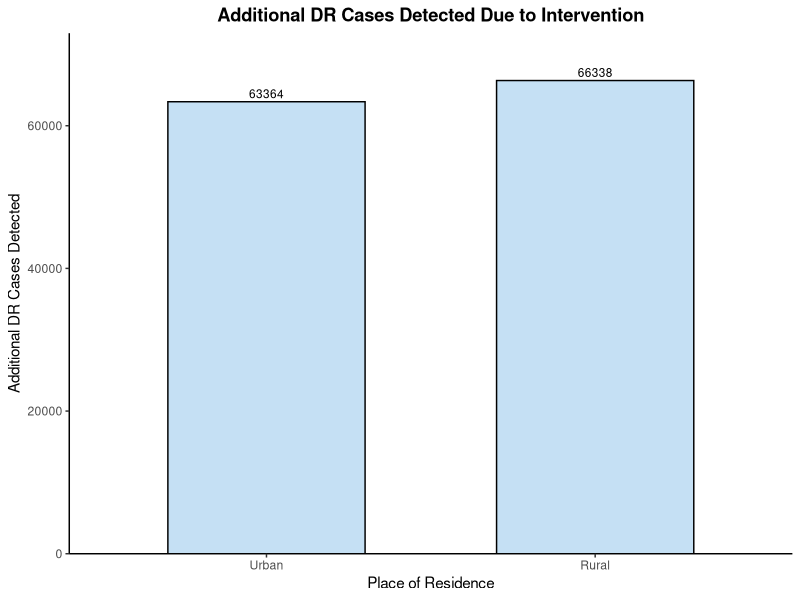
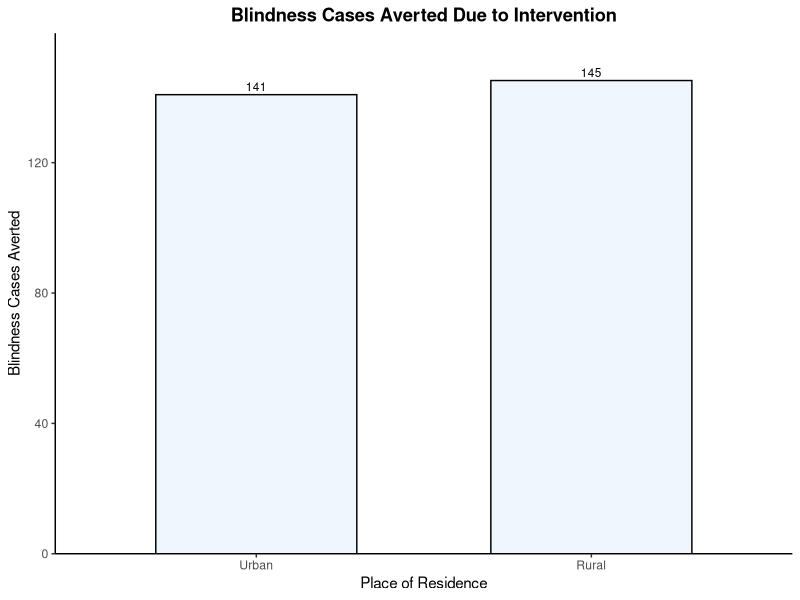

R code for these plots, in order:
#health benefit calculation and disaggregation by urban/rural sector 
#cases of DR detected and cases of blindness averted due to intervention
input <- read.csv("input table new.csv")
input$Parameters <- trimws(input$Parameters)
input$Value <- as.numeric(gsub(",", "", input$Value)) 
get_val <- function(name) input$Value[input$Parameters == name]
scale_to_target_pop <- get_val("target_pop") / get_val("pop")
plain_number <- function(x) format(round(x, 0), scientific = FALSE, trim = TRUE)

sectors <- c("u", "r")   # u = urban, r = rural
sector_labels <- c("Urban", "Rural")
get_pcu_sector <- function(s) get_val(paste0("pcu_", s)) / 100

#section 1: Additional DR cases detected due to intervention  

# 1.1 DR cases detected before intervention by sector
dr_baseline_ur <- sapply(sectors, function(s) {
  get_val(paste0("pop_", s)) *
    get_val(paste0("dr_", s)) *
    get_pcu_sector(s) *
    get_val("cov_b") *
    get_val("sens_b")
})

# 1.2 DR cases detected after intervention by sector
dr_inv_ur <- sapply(sectors, function(s) {
  get_val(paste0("pop_", s)) *
    get_val(paste0("dr_", s)) *
    get_pcu_sector(s) *
    get_val("cov_inv") *
    get_val("sens_inv")
})

# 1.3 Additional DR cases detected
dr_detected_ur <- dr_inv_ur - dr_baseline_ur
dr_detected_ur_target <- dr_detected_ur * scale_to_target_pop

library(ggplot2)
plot_dr_ur <- data.frame(
  sector = factor(sector_labels, levels = sector_labels),
  dr_detected = dr_detected_ur_target
)

ggplot(plot_dr_ur, aes(x = sector, y = dr_detected)) +
  geom_col(fill = "#c5e0f4", color = "black", width = 0.6) +
  geom_text(aes(label = plain_number(dr_detected)), vjust = -0.4, size = 3) +
  scale_y_continuous(labels = plain_number,
                     expand = expansion(mult = c(0, 0.1))) +
  labs(title = "Additional DR Cases Detected Due to Intervention",
       x = "Place of Residence",
       y = "Additional DR Cases Detected") +
  theme_classic() +
  theme(plot.title = element_text(hjust = 0.5, face = "bold"))


# ─── Section 2: Blindness cases averted due to intervention ────────────────────

# 2.1 Blindness cases due to DR before intervention by sector
blind_baseline_ur <- sapply(sectors, function(s) {
  get_val(paste0("pop_", s)) *
    get_val(paste0("dr_", s)) *
    get_pcu_sector(s) *
    get_val("cov_b") *
    get_val("sens_b") *
    (1 - get_val("lfu_referral")) *
    (1 - get_val("lfu_treat")) *
    get_val(paste0("vtdr_dr_", s)) *
    get_val("eff_blind")
})

# 2.2 Blindness cases due to DR after intervention by sector (with VTDR reduction)
blind_inv_ur <- sapply(sectors, function(s) {
  get_val(paste0("pop_", s)) *
    get_val(paste0("dr_", s)) *
    get_pcu_sector(s) *
    get_val("cov_inv") *
    get_val("sens_inv") *
    (1 - get_val("lfu_referral")) *
    (1 - get_val("lfu_treat")) *
    get_val(paste0("vtdr_dr_", s)) *
    (1 - get_val("vtdr_reduction")) *
    get_val("eff_blind")
})

# 2.3 Blindness cases averted
blind_averted_ur <- blind_inv_ur - blind_baseline_ur
blind_averted_ur_target <- blind_averted_ur * scale_to_target_pop

plot_blind_ur <- data.frame(
  sector = factor(sector_labels, levels = sector_labels),
  blind_averted = blind_averted_ur_target
)

ggplot(plot_blind_ur, aes(x = sector, y = blind_averted)) +
  geom_col(fill = "#f0f7fc", color = "black", width = 0.6) +
  geom_text(aes(label = plain_number(blind_averted)), vjust = -0.4, size = 3) +
  scale_y_continuous(labels = plain_number,
                     expand = expansion(mult = c(0, 0.1))) +
  labs(title = "Blindness Cases Averted Due to Intervention",
       x = "Place of Residence",
       y = "Blindness Cases Averted") +
  theme_classic() +
  theme(plot.title = element_text(hjust = 0.5, face = "bold"))

#dashboard

health_benefit_dash_ur <- as.data.frame(rbind(
  round(dr_detected_ur_target, 0),
  round(blind_averted_ur_target, 0)))
  colnames(health_benefit_dash_ur) <- c("Urban", "Rural")
  rownames(health_benefit_dash_ur) <- c(
    "Additional DR Cases Detected (scaled to target population)",
    "Blindness Cases Averted (scaled to target population)")

print(health_benefit_dash_ur)
